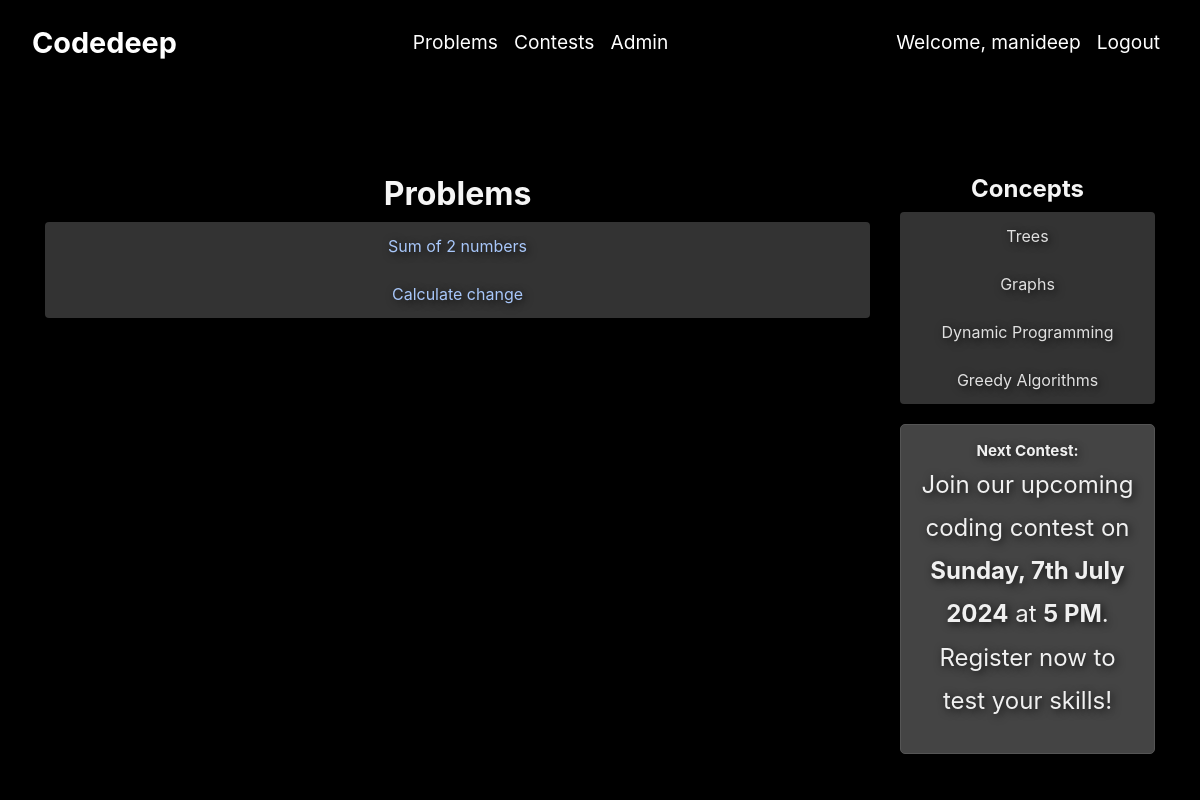
The page /problems/ (signed in) on the database as committed earlier.
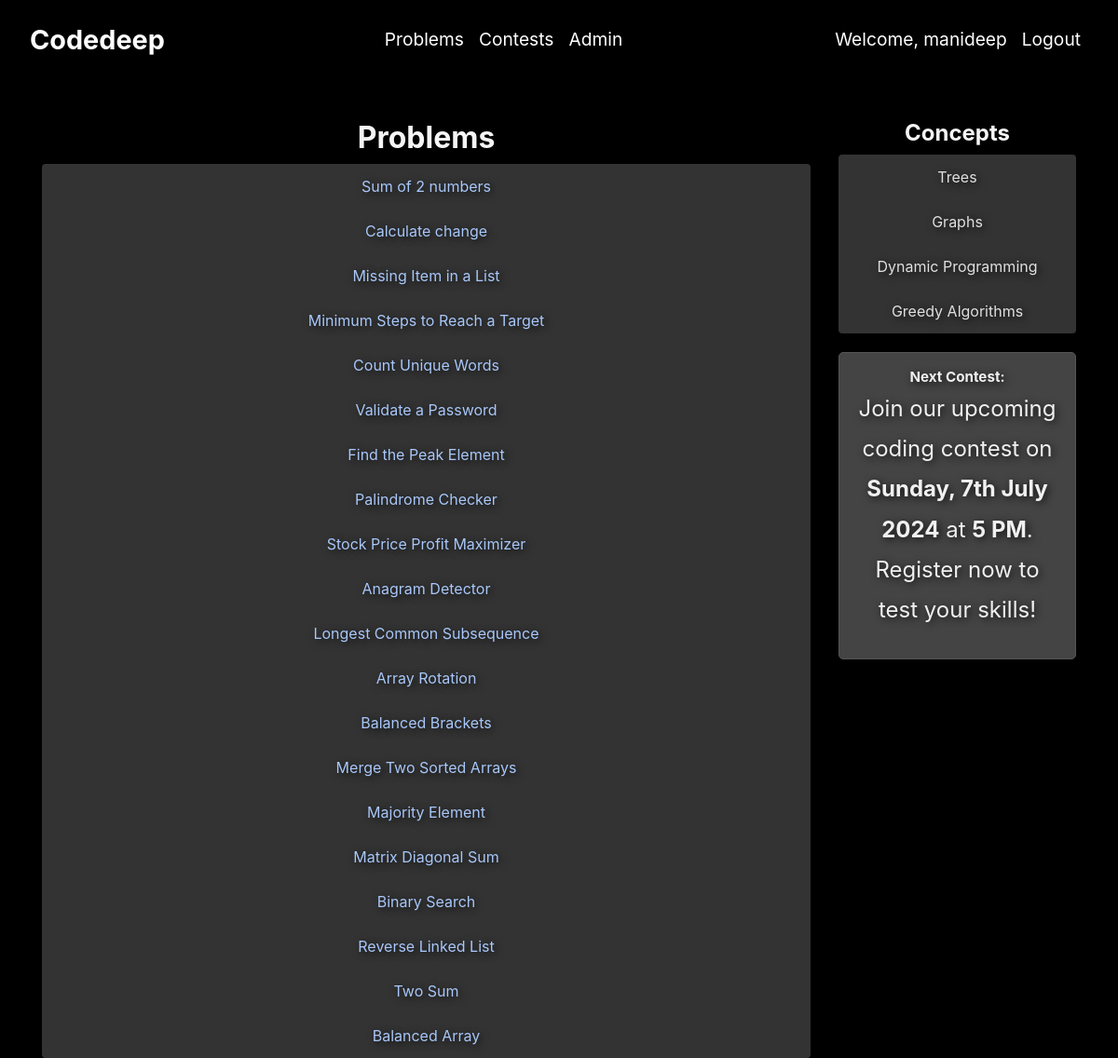
The same page on the database as committed later.
### problems/models.py (models this page shows, shortened)
class problem(models.Model):
    name = models.CharField(max_length=50)
    description = models.TextField()
    testcase1 = models.TextField()
    testcase2 = models.TextField()

### problems/views.py (the view)
# urls.py: path('problems/',all_problems),
@login_required
def all_problems(request):
    questions = problem.objects.all()
    context = {
        "all_problems":questions,
    }
    return render(request,"all_problems.html",context)

### problems/templates/all_problems.html (shortened to what this page needs)
{% extends 'base.html' %}
{% block content %}
<div class="container mt-4">
    <div class="row">
        <div class="col-md-9">
            <h2>Problems</h2>
            <ul class="list-group">
                {% for problem in all_problems %}
                <li class="list-group-item">
                    <a href="{{ problem.id }}/">{{ problem.name }}</a>
                </li>
                {% endfor %}
            </ul>
        </div>
        <div class="col-md-3">
            <h4>Concepts</h4>
            <ul class="list-group">
                <li class="list-group-item">Trees</li>
                <li class="list-group-item">Graphs</li>
                <li class="list-group-item">Dynamic Programming</li>
                <li class="list-group-item">Greedy Algorithms</li>
            </ul>
            <div class="notification">
                <strong>Next Contest:</strong>
                <p>Join our upcoming coding contest on <strong>Sunday, 7th July 2024</strong> at <strong>5 PM</strong>. Register now to test your skills!</p>
            </div>
        </div>
    </div>
</div>
{% endblock %}

### problems/templates/base.html (shortened to what this page needs)
{% load static %}
<!DOCTYPE html>
<html lang="en">
<head>
    <link rel="stylesheet" href="https://cdn.jsdelivr.net/npm/bootstrap@4.6.2/dist/css/bootstrap.min.css">
</head>
<body>
    <div class="overlay"></div>
    <nav class="navbar navbar-expand-sm navbar-dark">
        <a class="navbar-brand" href="/">Codedeep</a>
        <ul class="navbar-nav center">
            <li class="nav-item">
                <a class="nav-link" href="/problems">Problems</a>
            </li>
            <li class="nav-item">
                <a class="nav-link" href="/contests">Contests</a>
            </li>
            <li class="nav-item">
                <a class="nav-link" href="/admin">Admin</a>
            </li>
        </ul>
        <ul class="navbar-nav ml-auto">
            {% if user.is_authenticated %}
                <li class="nav-item">
                    <a class="nav-link" href="#">Welcome, {{ user.username }}</a>
                </li>
                <li class="nav-item">
                    <a class="nav-link" href="/auth/logout">Logout</a>
                </li>
            {% endif %}
        </ul>
    </nav>
    <div class="content-container">
        {% block content %}{% endblock %}
    </div>
</body>
</html>

### problems/templates/all_problems.html (style rules this page uses)
body { background: none; background-color: #000; color:rgb(65, 60, 60); }
h2, h4 { margin-top: 20px; font-weight: bold; color: #f5f5f5; }
.list-group-item { background-color: #333; color: #e0e0e0; border: none; }
.list-group-item a { text-decoration: none; color: #a8c7fa; }
.notification { background-color: #444; border: 1px solid #555; border-radius: 5px; padding: 15px; margin-top: 20px; font-size: 0.95rem; color: #f0f0f0; }

Rows that differ between the two databases and show on the page:
added problem: name "Missing Item in a List"
added problem: name "Minimum Steps to Reach a Target"
added problem: name "Count Unique Words"
added problem: name "Validate a Password"
added problem: name "Find the Peak Element"
added problem: name "Palindrome Checker"
added problem: name "Stock Price Profit Maximizer"
added problem: name "Anagram Detector"
added problem: name "Longest Common Subsequence"
added problem: name "Array Rotation"
added problem: name "Balanced Brackets"
added problem: name "Merge Two Sorted Arrays"
added problem: name "Majority Element"
added problem: name "Matrix Diagonal Sum"
added problem: name "Binary Search"
added problem: name "Reverse Linked List"
added problem: name "Two Sum"
added problem: name "Balanced Array"
